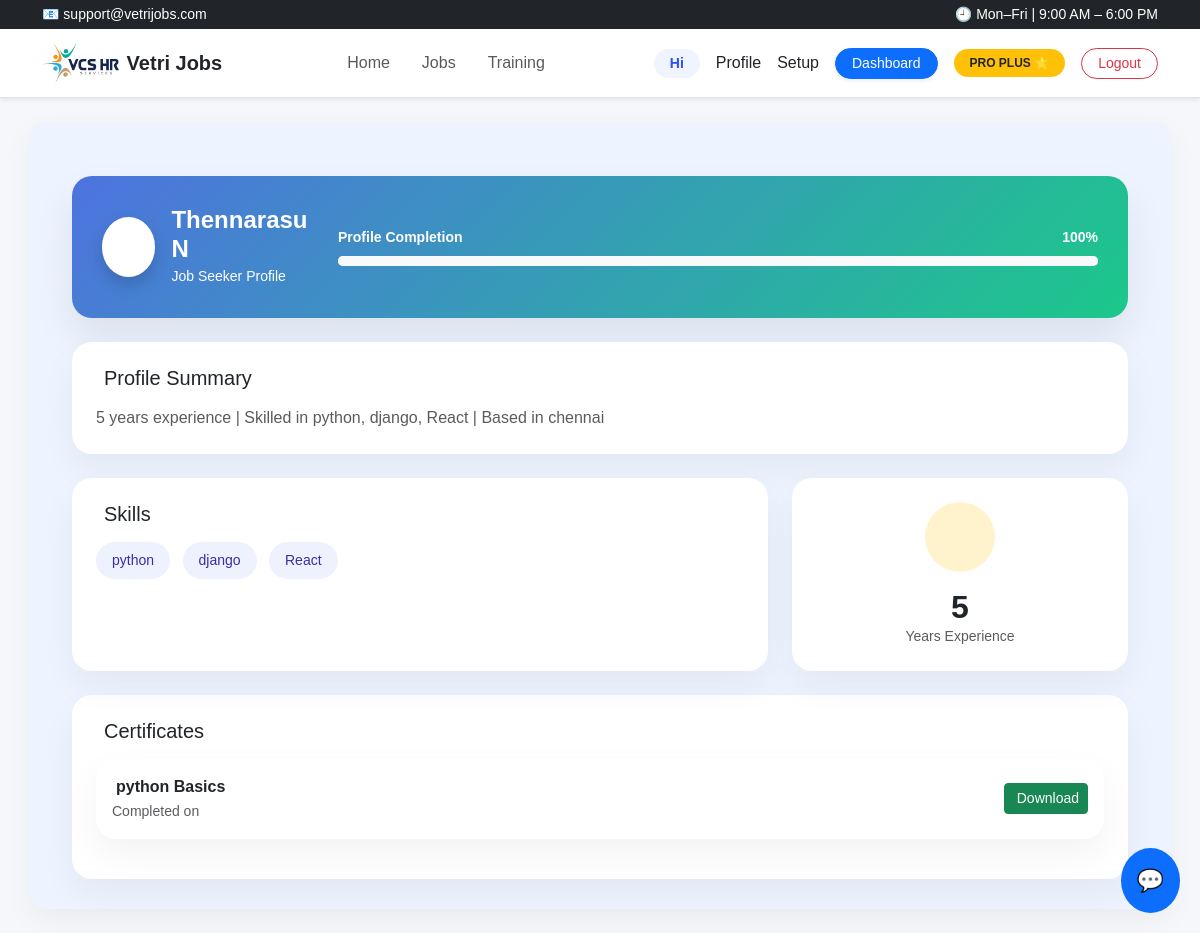
The page /profile/me/ (signed in) on the database its author committed.
### profiles/models.py (models this page shows)
class Profile(models.Model):
    user = models.OneToOneField(User, on_delete=models.CASCADE)
    full_name = models.CharField(max_length=100, blank=True)
    experience = models.PositiveIntegerField(null=True, blank=True)
    location = models.CharField(max_length=100, blank=True)
    skills = models.TextField(blank=True)
    resume = models.FileField(upload_to="resumes/", blank=True, null=True)
    phone = models.CharField(max_length=15, blank=True, null=True)
    summary = models.TextField(blank=True, null=True)
    ROLE_CHOICES = [
        ("ADMIN", "Admin"),
        ("CONSULTANT", "Consultant"),
        ("JOBSEEKER", "Job Seeker"),
    ]
    user = models.OneToOneField(User, on_delete=models.CASCADE)
    role = models.CharField(
        max_length=20,
        choices=ROLE_CHOICES,
        default="JOBSEEKER"
    )
    assigned_consultant = models.ForeignKey(
    User,
    on_delete=models.SET_NULL,
    null=True,
    blank=True,
    related_name="assigned_jobseekers"
)
    @property
    def completion_percentage(self):
        fields = [
            self.full_name,
            self.phone,
            self.experience,
            self.location,
            self.skills,
            self.resume,
        ]
        completed = sum(
            1 for field in fields if field not in [None, "", 0]
        )
        return int((completed / len(fields)) * 100)
    @property
    def profile_summary(self):
        parts = []
        if self.experience:
            parts.append(f"{self.experience} years experience")
        if self.skills:
            parts.append(f"Skilled in {self.skills}")
        if self.location:
            parts.append(f"Based in {self.location}")
        return " | ".join(parts)

### training/models.py (models this page shows, shortened)
class CourseEnrollment(models.Model):
    user = models.ForeignKey(User, on_delete=models.CASCADE)
    course = models.ForeignKey(Course, on_delete=models.CASCADE)
    completed = models.BooleanField(default=False)
    completed_at = models.DateTimeField(null=True, blank=True)  # 👈 ADD THIS
    certificate_generated = models.BooleanField(default=False)

class Course(models.Model):
    title = models.CharField(max_length=100)
    description = models.TextField()

### profiles/views.py (the view)
# urls.py: path("me/", views.profile_view, name="view"),
@login_required
def profile_view(request):
    profile = Profile.objects.get(user=request.user)
    certificates = CourseEnrollment.objects.filter(
        user=request.user,
        completed=True
    )
    skills_list = []
    if profile.skills:
        skills_list = [s.strip() for s in profile.skills.split(",")]
    return render(request, "profiles/profile.html", {
        "profile": profile,
        "certificates": certificates,
        "skills_list": skills_list,
        "completion_percent": profile.completion_percentage
    })

### profiles/templates/profiles/profile.html (shortened to what this page needs)
{% extends "base.html" %}
{% block content %}
<div class="container mt-4">
  <div class="profile-header d-flex flex-column flex-md-row justify-content-between align-items-md-center gap-4 mb-4">
    <div class="d-flex align-items-center gap-3">
      <div class="rounded-circle bg-white text-primary d-flex align-items-center justify-content-center shadow"
           style="width:60px;height:60px;">
      </div>
      <div>
        <h4 class="mb-0 fw-bold">
          {{ profile.full_name|default:user.username }}
        </h4>
        <small>Job Seeker Profile</small>
      </div>
    </div>
    <div class="w-100 w-md-50">
      <div class="d-flex justify-content-between">
        <small class="fw-semibold">
          Profile Completion
        </small>
        <small class="fw-bold">
          {{ completion_percent }}%
        </small>
      </div>
      <div class="progress mt-2">
        <div class="progress-bar bg-light"
             style="width: {{ completion_percent }}%">
        </div>
      </div>
    </div>
  </div>
  <div class="glass-card p-4 mb-4 section-animate">
    <h5 class="mb-3">
      Profile Summary
    </h5>
    {% if profile.profile_summary %}
      <p class="text-muted mb-0">{{ profile.profile_summary }}</p>
    {% else %}
      <p class="text-muted fst-italic mb-0">
        Add a short summary to improve job matches.
      </p>
    {% endif %}
  </div>
  <div class="row g-4 mb-4 section-animate">
    <div class="col-md-8">
      <div class="glass-card p-4 h-100">
        <h5 class="mb-3">
          Skills
        </h5>
        {% if skills_list %}
          {% for skill in skills_list %}
            <span class="skill-badge me-2 mb-2 d-inline-block">
              {{ skill }}
            </span>
          {% endfor %}
        {% else %}
          <span class="text-muted">No skills added yet</span>
        {% endif %}
      </div>
    </div>
    <div class="col-md-4">
      <div class="glass-card p-4 h-100 text-center d-flex flex-column justify-content-center">
        <div class="exp-circle mx-auto mb-3">
        </div>
        <h2 class="fw-bold mb-0">
          {{ profile.experience|default:0 }}
        </h2>
        <small class="text-muted">Years Experience</small>
      </div>
    </div>
  </div>
  <div class="glass-card p-4 section-animate">
    <h5 class="mb-3">
      Certificates
    </h5>
    {% for cert in certificates %}
      <div class="glass-card p-3 mb-3 d-flex flex-column flex-md-row justify-content-between align-items-md-center">
        <div>
          <strong>
            {{ cert.course.title }}
          </strong>
          <br>
          <small class="text-muted">
            Completed on {{ cert.completed_on|date:"d M Y" }}
          </small>
        </div>
        <a href="{% url 'training:certificate' cert.id %}"
           class="btn btn-success btn-sm mt-2 mt-md-0">
          Download
        </a>
      </div>
    {% empty %}
      <p class="text-muted mb-0">
        No certificates earned yet.
      </p>
    {% endfor %}
  </div>
</div>
{% endblock %}

### templates/base.html (style rules this page uses)
body { font-family: 'Poppins', sans-serif; background: linear-gradient(135deg, #eef2f7, #f8f9fc); min-height: 100vh; }

### profiles/templates/profiles/profile.html (style rules this page uses)
body { background: #f5f7fb; }
.profile-header { border-radius: 20px; background: linear-gradient(135deg, #4e73df, #1cc88a); color: white; padding: 30px; box-shadow: 0 20px 40px rgba(0,0,0,0.08); animation: fadeInDown 0.6s ease; }
.glass-card { border-radius: 20px; background: white; box-shadow: 0 15px 35px rgba(0,0,0,0.05); transition: all 0.3s ease; }
.skill-badge { background: #eef2ff; color: #3730a3; border-radius: 30px; padding: 8px 16px; font-weight: 500; font-size: 14px; transition: all 0.2s ease; }
.progress { height: 10px; border-radius: 20px; }
.exp-circle { width: 70px; height: 70px; border-radius: 50%; background: rgba(255,193,7,0.2); display: flex; align-items: center; justify-content: center; }
.section-animate { animation: fadeInUp 0.6s ease; }

### rows shown on the page
Profile: full_name "Thennarasu N", profile_summary "5 years experience | Skilled in python, django, React | Based in chennai", experience "5"
CourseEnrollment: course "python Basics"

### other values the page prints
{{ completion_percent }} "100"
{{ skill }} "python" "django" "React"
